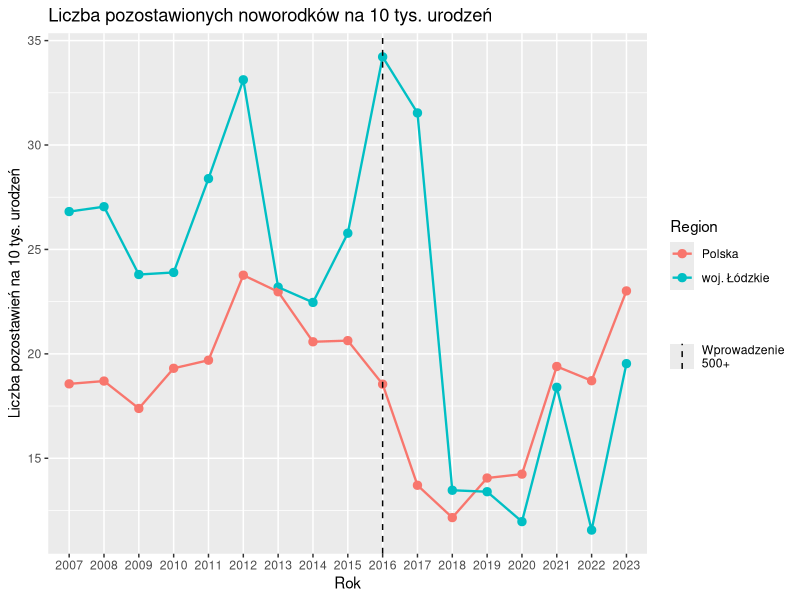

Reproduce this figure in R.
library(dplyr)
library(tidyr)
library(ggplot2)


urodzenia <- read.csv('urodzenia.csv')
pozostawione <- read.csv("noworodki.csv")


urodzeniaPOL_LODZ <- urodzenia %>% 
  filter(Województwo == "POLSKA" | Województwo == "łódzkie")

colnames(urodzeniaPOL_LODZ) <- c("Województwo","2007","2008","2009","2010","2011","2012","2013","2014","2015","2016","2017","2018","2019","2020","2021","2022","2023")

urodzeniaPOL_LODZ <- urodzeniaPOL_LODZ %>% 
  pivot_longer(!Województwo,names_to = "Rok",values_to = "Liczba") %>% 
  mutate(Region = case_when(Województwo=="POLSKA"~"Polska",
                            Województwo=="łódzkie"~"woj. Łódzkie"))


pozostawionePOL_LODZ <- pozostawione %>% 
  filter(Noworodki.pozostawione.w.szpitalu.nie.ze.względów.zdrowotnych.w.latach.2007.2023 == "Polska" | Noworodki.pozostawione.w.szpitalu.nie.ze.względów.zdrowotnych.w.latach.2007.2023 == "łódzkie")

colnames(pozostawionePOL_LODZ) <- c("Województwo","2007","2008","2009","2010","2011","2012","2013","2014","2015","2016","2017","2018","2019","2020","2021","2022","2023")

pozostawionePOL_LODZ <- pozostawionePOL_LODZ %>%
  mutate(Region = case_when(Województwo=="Polska"~"Polska",
                            Województwo=="łódzkie"~"woj. Łódzkie")) %>% 
  pivot_longer(!Region,names_to = "Rok",values_to = "Liczba")



dane <- urodzeniaPOL_LODZ %>% 
  inner_join(pozostawionePOL_LODZ,by=c("Region","Rok")) %>%
  select(Region,Rok,Liczba.x,Liczba.y) %>% 
  mutate(liczba_poz = as.numeric(Liczba.y),Czynnik = (liczba_poz/Liczba.x)*10000,Rok = as.numeric(Rok))

typeof(as.factor(dane$Rok))


plot <- ggplot(dane,aes(x = as.factor(Rok),y = Czynnik,group = Region ,colour = Region))+
  geom_point(size = 2.5)+
  geom_line(size = 0.8)+
  geom_vline(aes(xintercept = which(levels(as.factor(Rok)) == "2016"),linetype = "Wprowadzenie\n500+"))+
  labs(title = "Liczba pozostawionych noworodków na 10 tys. urodzeń", y = "Liczba pozostawień na 10 tys. urodzeń", x = "Rok")+
  scale_linetype_manual(name = " ",values = c("Wprowadzenie\n500+" = "dashed"))

plot
